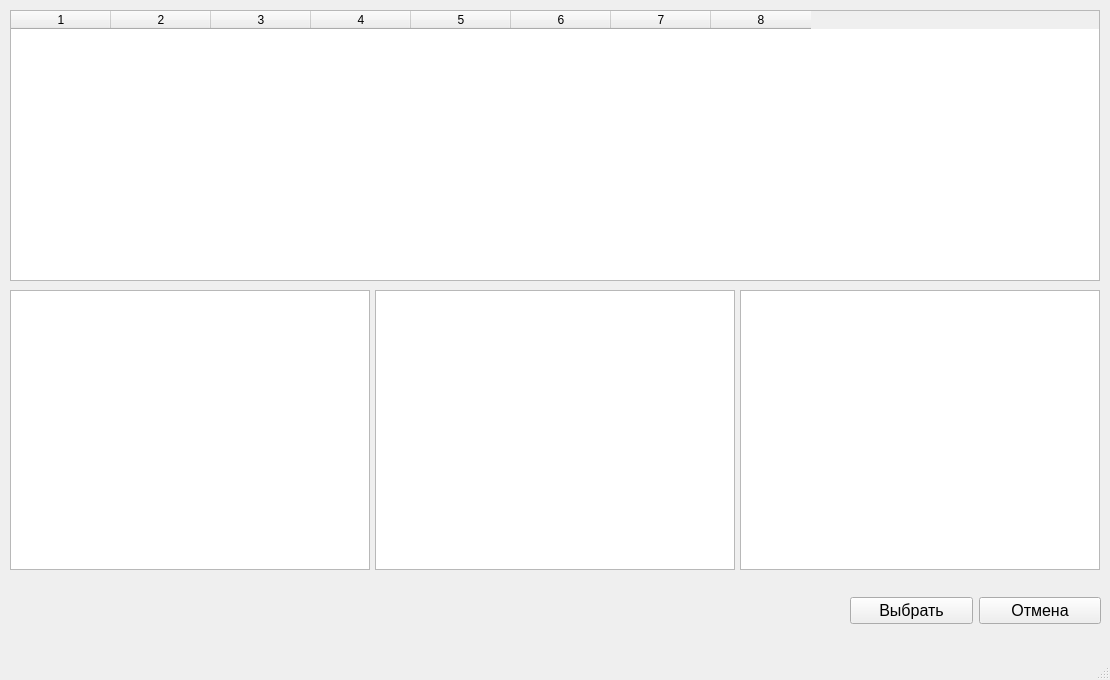
<?xml version="1.0" encoding="UTF-8"?>
<ui version="4.0">
 <class>MainWindow</class>
 <widget class="QMainWindow" name="MainWindow">
  <property name="geometry">
   <rect>
    <x>0</x>
    <y>0</y>
    <width>1110</width>
    <height>680</height>
   </rect>
  </property>
  <property name="windowTitle">
   <string>Выбор фильма</string>
  </property>
  <widget class="QWidget" name="centralwidget">
   <widget class="QTableWidget" name="FilmsTable">
    <property name="geometry">
     <rect>
      <x>10</x>
      <y>10</y>
      <width>1090</width>
      <height>271</height>
     </rect>
    </property>
    <property name="columnCount">
     <number>8</number>
    </property>
    <column/>
    <column/>
    <column/>
    <column/>
    <column/>
    <column/>
    <column/>
    <column/>
   </widget>
   <widget class="QWidget" name="horizontalLayoutWidget">
    <property name="geometry">
     <rect>
      <x>850</x>
      <y>590</y>
      <width>251</width>
      <height>41</height>
     </rect>
    </property>
    <layout class="QHBoxLayout" name="horizontalLayout">
     <item>
      <widget class="QPushButton" name="SelectBtn">
       <property name="font">
        <font>
         <pointsize>12</pointsize>
        </font>
       </property>
       <property name="text">
        <string>Выбрать</string>
       </property>
      </widget>
     </item>
     <item>
      <widget class="QPushButton" name="CancelBtn">
       <property name="font">
        <font>
         <pointsize>12</pointsize>
        </font>
       </property>
       <property name="text">
        <string>Отмена</string>
       </property>
      </widget>
     </item>
    </layout>
   </widget>
   <widget class="QTableWidget" name="GenresTable">
    <property name="geometry">
     <rect>
      <x>10</x>
      <y>290</y>
      <width>360</width>
      <height>280</height>
     </rect>
    </property>
   </widget>
   <widget class="QTableWidget" name="DirectorsTable">
    <property name="geometry">
     <rect>
      <x>375</x>
      <y>290</y>
      <width>360</width>
      <height>280</height>
     </rect>
    </property>
   </widget>
   <widget class="QTableWidget" name="SessionsTable">
    <property name="geometry">
     <rect>
      <x>740</x>
      <y>290</y>
      <width>360</width>
      <height>280</height>
     </rect>
    </property>
   </widget>
  </widget>
  <widget class="QMenuBar" name="menubar">
   <property name="geometry">
    <rect>
     <x>0</x>
     <y>0</y>
     <width>1110</width>
     <height>21</height>
    </rect>
   </property>
  </widget>
  <widget class="QStatusBar" name="statusbar"/>
 </widget>
 <resources/>
 <connections/>
</ui>
